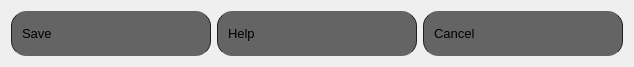
   <widget class="QWidget" name="layoutWidget_2">
    <property name="geometry">
     <rect>
      <x>180</x>
      <y>830</y>
      <width>616</width>
      <height>47</height>
     </rect>
    </property>
    <layout class="QHBoxLayout" name="horizontalLayout">
     <item>
      <widget class="QPushButton" name="save_close_btn">
       <property name="sizePolicy">
        <sizepolicy hsizetype="Fixed" vsizetype="Fixed">
         <horstretch>0</horstretch>
         <verstretch>0</verstretch>
        </sizepolicy>
       </property>
       <property name="minimumSize">
        <size>
         <width>200</width>
         <height>45</height>
        </size>
       </property>
       <property name="maximumSize">
        <size>
         <width>200</width>
         <height>45</height>
        </size>
       </property>
       <property name="font">
        <font>
         <pointsize>10</pointsize>
         <weight>50</weight>
         <bold>false</bold>
        </font>
       </property>
       <property name="cursor">
        <cursorShape>PointingHandCursor</cursorShape>
       </property>
       <property name="styleSheet">
        <string notr="true">QPushButton {
	background-color: rgb(100,100,100);
	color: rgb(0,0,0);
	border: none;
	text-align: left;
	padding-left: 10px;
	border-radius: 15px;
	border-left: 1px solid rgb(30, 30, 30);
	border-right:1px solid rgb(30, 30, 30);
}

QPushButton:hover {
border: 1px solid rgb(0,0, 0);
}

QPushButton:pressed {
	background-color: rgb(0, 0, 0);
}

</string>
       </property>
       <property name="text">
        <string>Save</string>
       </property>
       <property name="icon">
        <iconset>
         <normaloff>icons/ok.svg</normaloff>icons/ok.svg</iconset>
       </property>
       <property name="iconSize">
        <size>
         <width>30</width>
         <height>30</height>
        </size>
       </property>
      </widget>
     </item>
     <item>
      <widget class="QPushButton" name="help_btn">
       <property name="sizePolicy">
        <sizepolicy hsizetype="Fixed" vsizetype="Fixed">
         <horstretch>0</horstretch>
         <verstretch>0</verstretch>
        </sizepolicy>
       </property>
       <property name="minimumSize">
        <size>
         <width>200</width>
         <height>45</height>
        </size>
       </property>
       <property name="maximumSize">
        <size>
         <width>200</width>
         <height>45</height>
        </size>
       </property>
       <property name="font">
        <font>
         <pointsize>10</pointsize>
         <weight>50</weight>
         <bold>false</bold>
        </font>
       </property>
       <property name="cursor">
        <cursorShape>PointingHandCursor</cursorShape>
       </property>
       <property name="styleSheet">
        <string notr="true">QPushButton {
	background-color: rgb(100,100,100);
	color: rgb(0,0,0);
	border: none;
	text-align: left;
	padding-left: 10px;
	border-radius: 15px;
	border-left: 1px solid rgb(30, 30, 30);
	border-right:1px solid rgb(30, 30, 30);
}

QPushButton:hover {
border: 1px solid rgb(0,0, 0);
}

QPushButton:pressed {
	background-color: rgb(0, 0, 0);
}

</string>
       </property>
       <property name="text">
        <string>Help</string>
       </property>
       <property name="icon">
        <iconset>
         <normaloff>icons/idea.svg</normaloff>icons/idea.svg</iconset>
       </property>
       <property name="iconSize">
        <size>
         <width>30</width>
         <height>30</height>
        </size>
       </property>
      </widget>
     </item>
     <item>
      <widget class="QPushButton" name="close_btn">
       <property name="sizePolicy">
        <sizepolicy hsizetype="Fixed" vsizetype="Fixed">
         <horstretch>0</horstretch>
         <verstretch>0</verstretch>
        </sizepolicy>
       </property>
       <property name="minimumSize">
        <size>
         <width>200</width>
         <height>45</height>
        </size>
       </property>
       <property name="maximumSize">
        <size>
         <width>200</width>
         <height>45</height>
        </size>
       </property>
       <property name="font">
        <font>
         <pointsize>10</pointsize>
         <weight>50</weight>
         <bold>false</bold>
        </font>
       </property>
       <property name="cursor">
        <cursorShape>PointingHandCursor</cursorShape>
       </property>
       <property name="styleSheet">
        <string notr="true">QPushButton {
	background-color: rgb(100,100,100);
	color: rgb(0,0,0);
	border: none;
	text-align: left;
	padding-left: 10px;
	border-radius: 15px;
	border-left: 1px solid rgb(30, 30, 30);
	border-right:1px solid rgb(30, 30, 30);
}

QPushButton:hover {
border: 1px solid rgb(0,0, 0);
}

QPushButton:pressed {
	background-color: rgb(0, 0, 0);
}

</string>
       </property>
       <property name="text">
        <string>Cancel</string>
       </property>
       <property name="icon">
        <iconset>
         <normaloff>C:/Users/milad/.designer/backup/icons/Cancel 3.png</normaloff>C:/Users/milad/.designer/backup/icons/Cancel 3.png</iconset>
       </property>
       <property name="iconSize">
        <size>
         <width>30</width>
         <height>30</height>
        </size>
       </property>
      </widget>
     </item>
    </layout>
   </widget>
